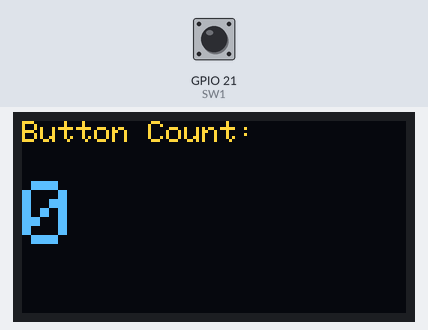
A sketch run on a simulated ESP32. Parts: 128×64 one-colour display. Inputs (shaded band) come from the test bench; at power-on: GPIO 21 (SW1) HIGH. The OLED is the two-colour kind (top 16 rows yellow).

Above: at 1.2 s.
1.3 s: GPIO 21 (SW1) pulled LOW for 0.15 s
At 2.2 s:
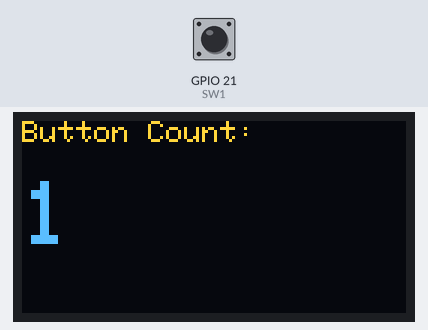
2.9 s: GPIO 21 (SW1) pulled LOW for 1 s
At 3.4 s:
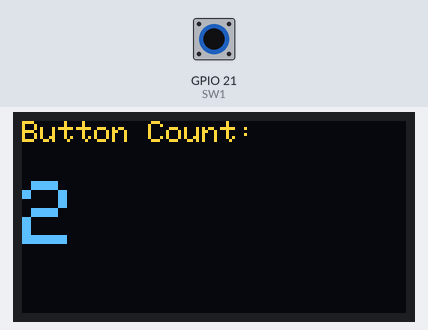
5.4 s: GPIO 21 (SW1) pulled LOW for 0.15 s
At 6.5 s:
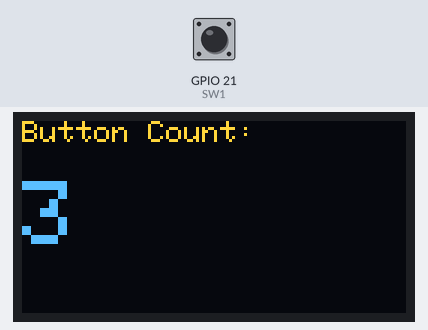
7.0 s: GPIO 21 (SW1) pulled LOW for 1 s
At 7.7 s:
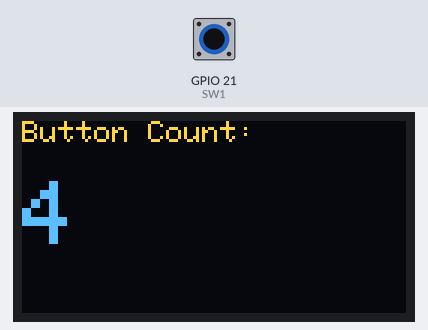
Timing chart, 0 to 10.0 s (numbered marks = the images above; inputs shaded):
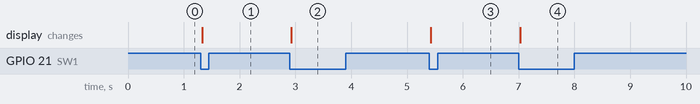

Measured:
- after the input at 1.3 s, the display: changes at once (image 1)
- after the input at 2.9 s, the display: changes at once (image 2)
- after the input at 5.4 s, the display: changes at once (image 3)
- after the input at 7.0 s, the display: changes at once (image 4)

The sketch:

051-OLED_num_disp-C3.ino
```cpp
#include <Wire.h>
#include <Adafruit_GFX.h>
#include <Adafruit_SSD1306.h>

#define SCREEN_WIDTH 128
#define SCREEN_HEIGHT 64
#define OLED_ADDRESS 0x3C

Adafruit_SSD1306 display(SCREEN_WIDTH, SCREEN_HEIGHT, &Wire, -1);

int pressCount = 0;         // ボタンを押した回数
bool lastSw1State = HIGH;

void setup() {
  pinMode(21, INPUT);  // SW1

  Wire.begin(1, 2);
  display.begin(SSD1306_SWITCHCAPVCC, OLED_ADDRESS);

  updateDisplay();  // 最初に0回の状態を表示しておく
}

void loop() {
  bool sw1State = digitalRead(21);

  if (lastSw1State == HIGH && sw1State == LOW) {
    pressCount++;         // 1回押されるたびにカウントを増やす
    updateDisplay();      // 画面を更新
  }

  lastSw1State = sw1State;
}

// 現在のpressCountを画面に表示する関数
void updateDisplay() {
  display.clearDisplay();      // 前の表示を消す
  display.setTextSize(1);
  display.setTextColor(SSD1306_WHITE);
  display.setCursor(0, 0);
  display.print("Button Count:");

  display.setTextSize(3);      // 数字だけ大きく表示
  display.setCursor(0, 20);
  display.print(pressCount);

  display.display();           // まとめて画面に反映
}
```
